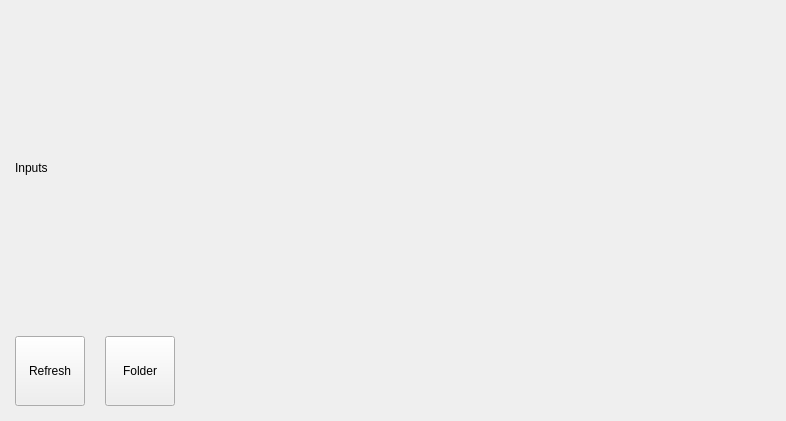
<?xml version="1.0" encoding="UTF-8"?>
<ui version="4.0">
 <class>ConfigInputsWidgetClass</class>
 <widget class="QWidget" name="ConfigInputsWidgetClass">
  <property name="geometry">
   <rect>
    <x>0</x>
    <y>0</y>
    <width>786</width>
    <height>421</height>
   </rect>
  </property>
  <property name="windowTitle">
   <string>Form</string>
  </property>
  <layout class="QVBoxLayout" name="inputsLayout">
   <property name="spacing">
    <number>0</number>
   </property>
   <property name="leftMargin">
    <number>15</number>
   </property>
   <property name="topMargin">
    <number>0</number>
   </property>
   <property name="rightMargin">
    <number>15</number>
   </property>
   <property name="bottomMargin">
    <number>15</number>
   </property>
   <item>
    <widget class="QLabel" name="labelTitle">
     <property name="text">
      <string>Inputs</string>
     </property>
    </widget>
   </item>
   <item>
    <layout class="QHBoxLayout" name="horizontalLayout">
     <property name="spacing">
      <number>0</number>
     </property>
     <item>
      <widget class="QPushButton" name="buttonRefreshInputs">
       <property name="sizePolicy">
        <sizepolicy hsizetype="Minimum" vsizetype="Fixed">
         <horstretch>70</horstretch>
         <verstretch>70</verstretch>
        </sizepolicy>
       </property>
       <property name="minimumSize">
        <size>
         <width>70</width>
         <height>70</height>
        </size>
       </property>
       <property name="maximumSize">
        <size>
         <width>70</width>
         <height>70</height>
        </size>
       </property>
       <property name="focusPolicy">
        <enum>Qt::NoFocus</enum>
       </property>
       <property name="text">
        <string>Refresh</string>
       </property>
      </widget>
     </item>
     <item>
      <spacer name="horizontalSpacer_2">
       <property name="orientation">
        <enum>Qt::Horizontal</enum>
       </property>
       <property name="sizeType">
        <enum>QSizePolicy::Fixed</enum>
       </property>
       <property name="sizeHint" stdset="0">
        <size>
         <width>20</width>
         <height>20</height>
        </size>
       </property>
      </spacer>
     </item>
     <item>
      <widget class="QPushButton" name="buttonOpenPluginsFolder">
       <property name="sizePolicy">
        <sizepolicy hsizetype="Minimum" vsizetype="Fixed">
         <horstretch>0</horstretch>
         <verstretch>0</verstretch>
        </sizepolicy>
       </property>
       <property name="minimumSize">
        <size>
         <width>70</width>
         <height>70</height>
        </size>
       </property>
       <property name="maximumSize">
        <size>
         <width>70</width>
         <height>70</height>
        </size>
       </property>
       <property name="focusPolicy">
        <enum>Qt::NoFocus</enum>
       </property>
       <property name="text">
        <string>Folder</string>
       </property>
      </widget>
     </item>
     <item>
      <spacer name="horizontalSpacer">
       <property name="orientation">
        <enum>Qt::Horizontal</enum>
       </property>
       <property name="sizeHint" stdset="0">
        <size>
         <width>40</width>
         <height>20</height>
        </size>
       </property>
      </spacer>
     </item>
    </layout>
   </item>
  </layout>
 </widget>
 <resources/>
 <connections/>
</ui>
